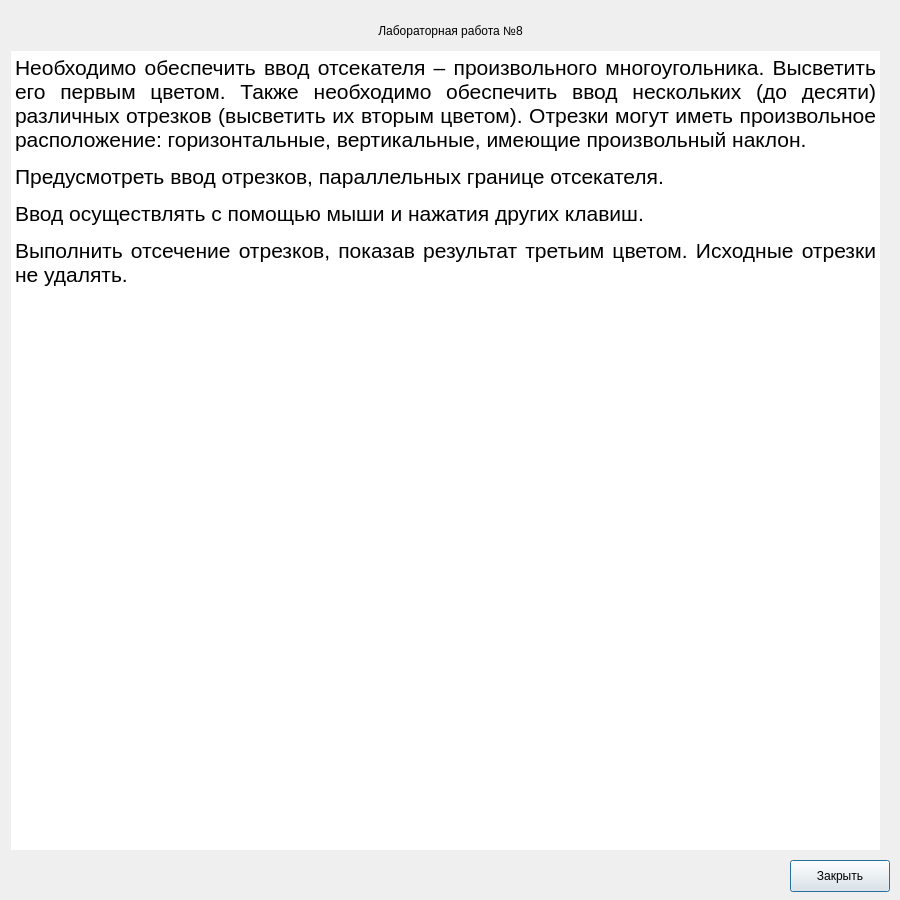
<?xml version="1.0" encoding="UTF-8"?>
<ui version="4.0">
 <class>TaskPopUp</class>
 <widget class="QDialog" name="TaskPopUp">
  <property name="geometry">
   <rect>
    <x>0</x>
    <y>0</y>
    <width>900</width>
    <height>900</height>
   </rect>
  </property>
  <property name="sizePolicy">
   <sizepolicy hsizetype="Fixed" vsizetype="Fixed">
    <horstretch>0</horstretch>
    <verstretch>0</verstretch>
   </sizepolicy>
  </property>
  <property name="minimumSize">
   <size>
    <width>900</width>
    <height>900</height>
   </size>
  </property>
  <property name="maximumSize">
   <size>
    <width>900</width>
    <height>900</height>
   </size>
  </property>
  <property name="windowTitle">
   <string>Задание</string>
  </property>
  <widget class="QPushButton" name="closeTaskButton">
   <property name="geometry">
    <rect>
     <x>790</x>
     <y>860</y>
     <width>100</width>
     <height>32</height>
    </rect>
   </property>
   <property name="text">
    <string>Закрыть</string>
   </property>
  </widget>
  <widget class="QTextEdit" name="taskTextBox">
   <property name="geometry">
    <rect>
     <x>10</x>
     <y>50</y>
     <width>871</width>
     <height>801</height>
    </rect>
   </property>
   <property name="palette">
    <palette>
     <active>
      <colorrole role="WindowText">
       <brush brushstyle="SolidPattern">
        <color alpha="255">
         <red>0</red>
         <green>0</green>
         <blue>0</blue>
        </color>
       </brush>
      </colorrole>
      <colorrole role="Button">
       <brush brushstyle="SolidPattern">
        <color alpha="0">
         <red>255</red>
         <green>255</green>
         <blue>255</blue>
        </color>
       </brush>
      </colorrole>
      <colorrole role="Light">
       <brush brushstyle="SolidPattern">
        <color alpha="0">
         <red>255</red>
         <green>255</green>
         <blue>255</blue>
        </color>
       </brush>
      </colorrole>
      <colorrole role="Midlight">
       <brush brushstyle="SolidPattern">
        <color alpha="0">
         <red>255</red>
         <green>255</green>
         <blue>255</blue>
        </color>
       </brush>
      </colorrole>
      <colorrole role="Dark">
       <brush brushstyle="SolidPattern">
        <color alpha="0">
         <red>127</red>
         <green>127</green>
         <blue>127</blue>
        </color>
       </brush>
      </colorrole>
      <colorrole role="Mid">
       <brush brushstyle="SolidPattern">
        <color alpha="0">
         <red>170</red>
         <green>170</green>
         <blue>170</blue>
        </color>
       </brush>
      </colorrole>
      <colorrole role="Text">
       <brush brushstyle="SolidPattern">
        <color alpha="255">
         <red>0</red>
         <green>0</green>
         <blue>0</blue>
        </color>
       </brush>
      </colorrole>
      <colorrole role="BrightText">
       <brush brushstyle="SolidPattern">
        <color alpha="255">
         <red>255</red>
         <green>255</green>
         <blue>255</blue>
        </color>
       </brush>
      </colorrole>
      <colorrole role="ButtonText">
       <brush brushstyle="SolidPattern">
        <color alpha="255">
         <red>0</red>
         <green>0</green>
         <blue>0</blue>
        </color>
       </brush>
      </colorrole>
      <colorrole role="Base">
       <brush brushstyle="SolidPattern">
        <color alpha="255">
         <red>255</red>
         <green>255</green>
         <blue>255</blue>
        </color>
       </brush>
      </colorrole>
      <colorrole role="Window">
       <brush brushstyle="SolidPattern">
        <color alpha="0">
         <red>255</red>
         <green>255</green>
         <blue>255</blue>
        </color>
       </brush>
      </colorrole>
      <colorrole role="Shadow">
       <brush brushstyle="SolidPattern">
        <color alpha="255">
         <red>0</red>
         <green>0</green>
         <blue>0</blue>
        </color>
       </brush>
      </colorrole>
      <colorrole role="AlternateBase">
       <brush brushstyle="SolidPattern">
        <color alpha="127">
         <red>255</red>
         <green>255</green>
         <blue>255</blue>
        </color>
       </brush>
      </colorrole>
      <colorrole role="ToolTipBase">
       <brush brushstyle="SolidPattern">
        <color alpha="255">
         <red>255</red>
         <green>255</green>
         <blue>220</blue>
        </color>
       </brush>
      </colorrole>
      <colorrole role="ToolTipText">
       <brush brushstyle="SolidPattern">
        <color alpha="255">
         <red>0</red>
         <green>0</green>
         <blue>0</blue>
        </color>
       </brush>
      </colorrole>
      <colorrole role="PlaceholderText">
       <brush brushstyle="SolidPattern">
        <color alpha="127">
         <red>0</red>
         <green>0</green>
         <blue>0</blue>
        </color>
       </brush>
      </colorrole>
      <colorrole role="Accent">
       <brush brushstyle="SolidPattern">
        <color alpha="255">
         <red>255</red>
         <green>255</green>
         <blue>255</blue>
        </color>
       </brush>
      </colorrole>
     </active>
     <inactive>
      <colorrole role="WindowText">
       <brush brushstyle="SolidPattern">
        <color alpha="255">
         <red>0</red>
         <green>0</green>
         <blue>0</blue>
        </color>
       </brush>
      </colorrole>
      <colorrole role="Button">
       <brush brushstyle="SolidPattern">
        <color alpha="0">
         <red>255</red>
         <green>255</green>
         <blue>255</blue>
        </color>
       </brush>
      </colorrole>
      <colorrole role="Light">
       <brush brushstyle="SolidPattern">
        <color alpha="0">
         <red>255</red>
         <green>255</green>
         <blue>255</blue>
        </color>
       </brush>
      </colorrole>
      <colorrole role="Midlight">
       <brush brushstyle="SolidPattern">
        <color alpha="0">
         <red>255</red>
         <green>255</green>
         <blue>255</blue>
        </color>
       </brush>
      </colorrole>
      <colorrole role="Dark">
       <brush brushstyle="SolidPattern">
        <color alpha="0">
         <red>127</red>
         <green>127</green>
         <blue>127</blue>
        </color>
       </brush>
      </colorrole>
      <colorrole role="Mid">
       <brush brushstyle="SolidPattern">
        <color alpha="0">
         <red>170</red>
         <green>170</green>
         <blue>170</blue>
        </color>
       </brush>
      </colorrole>
      <colorrole role="Text">
       <brush brushstyle="SolidPattern">
        <color alpha="255">
         <red>0</red>
         <green>0</green>
         <blue>0</blue>
        </color>
       </brush>
      </colorrole>
      <colorrole role="BrightText">
       <brush brushstyle="SolidPattern">
        <color alpha="255">
         <red>255</red>
         <green>255</green>
         <blue>255</blue>
        </color>
       </brush>
      </colorrole>
      <colorrole role="ButtonText">
       <brush brushstyle="SolidPattern">
        <color alpha="255">
         <red>0</red>
         <green>0</green>
         <blue>0</blue>
        </color>
       </brush>
      </colorrole>
      <colorrole role="Base">
       <brush brushstyle="SolidPattern">
        <color alpha="255">
         <red>255</red>
         <green>255</green>
         <blue>255</blue>
        </color>
       </brush>
      </colorrole>
      <colorrole role="Window">
       <brush brushstyle="SolidPattern">
        <color alpha="0">
         <red>255</red>
         <green>255</green>
         <blue>255</blue>
        </color>
       </brush>
      </colorrole>
      <colorrole role="Shadow">
       <brush brushstyle="SolidPattern">
        <color alpha="255">
         <red>0</red>
         <green>0</green>
         <blue>0</blue>
        </color>
       </brush>
      </colorrole>
      <colorrole role="AlternateBase">
       <brush brushstyle="SolidPattern">
        <color alpha="127">
         <red>255</red>
         <green>255</green>
         <blue>255</blue>
        </color>
       </brush>
      </colorrole>
      <colorrole role="ToolTipBase">
       <brush brushstyle="SolidPattern">
        <color alpha="255">
         <red>255</red>
         <green>255</green>
         <blue>220</blue>
        </color>
       </brush>
      </colorrole>
      <colorrole role="ToolTipText">
       <brush brushstyle="SolidPattern">
        <color alpha="255">
         <red>0</red>
         <green>0</green>
         <blue>0</blue>
        </color>
       </brush>
      </colorrole>
      <colorrole role="PlaceholderText">
       <brush brushstyle="SolidPattern">
        <color alpha="127">
         <red>0</red>
         <green>0</green>
         <blue>0</blue>
        </color>
       </brush>
      </colorrole>
      <colorrole role="Accent">
       <brush brushstyle="SolidPattern">
        <color alpha="255">
         <red>255</red>
         <green>255</green>
         <blue>255</blue>
        </color>
       </brush>
      </colorrole>
     </inactive>
     <disabled>
      <colorrole role="WindowText">
       <brush brushstyle="SolidPattern">
        <color alpha="0">
         <red>127</red>
         <green>127</green>
         <blue>127</blue>
        </color>
       </brush>
      </colorrole>
      <colorrole role="Button">
       <brush brushstyle="SolidPattern">
        <color alpha="0">
         <red>255</red>
         <green>255</green>
         <blue>255</blue>
        </color>
       </brush>
      </colorrole>
      <colorrole role="Light">
       <brush brushstyle="SolidPattern">
        <color alpha="0">
         <red>255</red>
         <green>255</green>
         <blue>255</blue>
        </color>
       </brush>
      </colorrole>
      <colorrole role="Midlight">
       <brush brushstyle="SolidPattern">
        <color alpha="0">
         <red>255</red>
         <green>255</green>
         <blue>255</blue>
        </color>
       </brush>
      </colorrole>
      <colorrole role="Dark">
       <brush brushstyle="SolidPattern">
        <color alpha="0">
         <red>127</red>
         <green>127</green>
         <blue>127</blue>
        </color>
       </brush>
      </colorrole>
      <colorrole role="Mid">
       <brush brushstyle="SolidPattern">
        <color alpha="0">
         <red>170</red>
         <green>170</green>
         <blue>170</blue>
        </color>
       </brush>
      </colorrole>
      <colorrole role="Text">
       <brush brushstyle="SolidPattern">
        <color alpha="0">
         <red>127</red>
         <green>127</green>
         <blue>127</blue>
        </color>
       </brush>
      </colorrole>
      <colorrole role="BrightText">
       <brush brushstyle="SolidPattern">
        <color alpha="255">
         <red>255</red>
         <green>255</green>
         <blue>255</blue>
        </color>
       </brush>
      </colorrole>
      <colorrole role="ButtonText">
       <brush brushstyle="SolidPattern">
        <color alpha="0">
         <red>127</red>
         <green>127</green>
         <blue>127</blue>
        </color>
       </brush>
      </colorrole>
      <colorrole role="Base">
       <brush brushstyle="SolidPattern">
        <color alpha="0">
         <red>255</red>
         <green>255</green>
         <blue>255</blue>
        </color>
       </brush>
      </colorrole>
      <colorrole role="Window">
       <brush brushstyle="SolidPattern">
        <color alpha="0">
         <red>255</red>
         <green>255</green>
         <blue>255</blue>
        </color>
       </brush>
      </colorrole>
      <colorrole role="Shadow">
       <brush brushstyle="SolidPattern">
        <color alpha="255">
         <red>0</red>
         <green>0</green>
         <blue>0</blue>
        </color>
       </brush>
      </colorrole>
      <colorrole role="AlternateBase">
       <brush brushstyle="SolidPattern">
        <color alpha="0">
         <red>255</red>
         <green>255</green>
         <blue>255</blue>
        </color>
       </brush>
      </colorrole>
      <colorrole role="ToolTipBase">
       <brush brushstyle="SolidPattern">
        <color alpha="255">
         <red>255</red>
         <green>255</green>
         <blue>220</blue>
        </color>
       </brush>
      </colorrole>
      <colorrole role="ToolTipText">
       <brush brushstyle="SolidPattern">
        <color alpha="255">
         <red>0</red>
         <green>0</green>
         <blue>0</blue>
        </color>
       </brush>
      </colorrole>
      <colorrole role="PlaceholderText">
       <brush brushstyle="SolidPattern">
        <color alpha="0">
         <red>127</red>
         <green>127</green>
         <blue>127</blue>
        </color>
       </brush>
      </colorrole>
      <colorrole role="Accent">
       <brush brushstyle="SolidPattern">
        <color alpha="0">
         <red>255</red>
         <green>255</green>
         <blue>255</blue>
        </color>
       </brush>
      </colorrole>
     </disabled>
    </palette>
   </property>
   <property name="autoFillBackground">
    <bool>false</bool>
   </property>
   <property name="frameShape">
    <enum>QFrame::Shape::StyledPanel</enum>
   </property>
   <property name="verticalScrollBarPolicy">
    <enum>Qt::ScrollBarPolicy::ScrollBarAlwaysOff</enum>
   </property>
   <property name="horizontalScrollBarPolicy">
    <enum>Qt::ScrollBarPolicy::ScrollBarAlwaysOff</enum>
   </property>
   <property name="readOnly">
    <bool>true</bool>
   </property>
   <property name="html">
    <string>&lt;!DOCTYPE HTML PUBLIC &quot;-//W3C//DTD HTML 4.0//EN&quot; &quot;http://www.w3.org/TR/REC-html40/strict.dtd&quot;&gt;
&lt;html&gt;&lt;head&gt;&lt;meta name=&quot;qrichtext&quot; content=&quot;1&quot; /&gt;&lt;meta charset=&quot;utf-8&quot; /&gt;&lt;style type=&quot;text/css&quot;&gt;
p, li { white-space: pre-wrap; }
hr { height: 1px; border-width: 0; }
li.unchecked::marker { content: &quot;\2610&quot;; }
li.checked::marker { content: &quot;\2612&quot;; }
&lt;/style&gt;&lt;/head&gt;&lt;body style=&quot; font-family:'Sans Serif'; font-size:9pt; font-weight:400; font-style:normal;&quot;&gt;
&lt;p align=&quot;justify&quot; style=&quot; margin-top:12px; margin-bottom:0px; margin-left:0px; margin-right:0px; -qt-block-indent:0; text-indent:0px; background-color:transparent;&quot;&gt;&lt;span style=&quot; font-size:16pt; background-color:transparent;&quot;&gt;Необходимо обеспечить ввод отсекателя – произвольного многоугольника. Высветить его первым цветом. Также необходимо обеспечить ввод нескольких (до десяти) различных отрезков (высветить их вторым цветом). Отрезки могут иметь произвольное расположение: горизонтальные, вертикальные, имеющие произвольный наклон.&lt;/span&gt;&lt;/p&gt;
&lt;p align=&quot;justify&quot; style=&quot; margin-top:12px; margin-bottom:0px; margin-left:0px; margin-right:0px; -qt-block-indent:0; text-indent:0px; background-color:transparent;&quot;&gt;&lt;span style=&quot; font-size:16pt; background-color:transparent;&quot;&gt;Предусмотреть ввод отрезков, параллельных границе отсекателя.&lt;/span&gt;&lt;/p&gt;
&lt;p align=&quot;justify&quot; style=&quot; margin-top:12px; margin-bottom:0px; margin-left:0px; margin-right:0px; -qt-block-indent:0; text-indent:0px; background-color:transparent;&quot;&gt;&lt;span style=&quot; font-size:16pt; background-color:transparent;&quot;&gt;Ввод осуществлять с помощью мыши и нажатия других клавиш.&lt;/span&gt;&lt;/p&gt;
&lt;p align=&quot;justify&quot; style=&quot; margin-top:12px; margin-bottom:0px; margin-left:0px; margin-right:0px; -qt-block-indent:0; text-indent:0px; background-color:transparent;&quot;&gt;&lt;span style=&quot; font-size:16pt; background-color:transparent;&quot;&gt;Выполнить отсечение отрезков, показав результат третьим цветом. Исходные отрезки не удалять.&lt;/span&gt;&lt;/p&gt;
&lt;p style=&quot; margin-top:0px; margin-bottom:0px; margin-left:0px; margin-right:0px; -qt-block-indent:0; text-indent:0px;&quot;&gt;&lt;span style=&quot; font-size:16pt;&quot;&gt;&lt;/span&gt;&lt;/p&gt;&lt;/body&gt;&lt;/html&gt;</string>
   </property>
   <property name="placeholderText">
    <string/>
   </property>
  </widget>
  <widget class="QLabel" name="labInfoLabel">
   <property name="geometry">
    <rect>
     <x>10</x>
     <y>10</y>
     <width>881</width>
     <height>41</height>
    </rect>
   </property>
   <property name="text">
    <string>Лабораторная работа №8</string>
   </property>
   <property name="alignment">
    <set>Qt::AlignmentFlag::AlignCenter</set>
   </property>
  </widget>
 </widget>
 <resources/>
 <connections/>
</ui>
